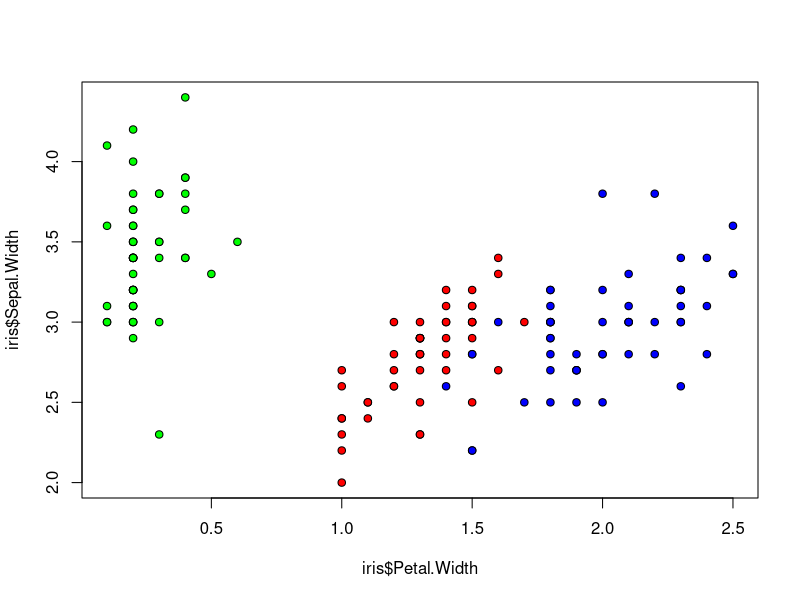
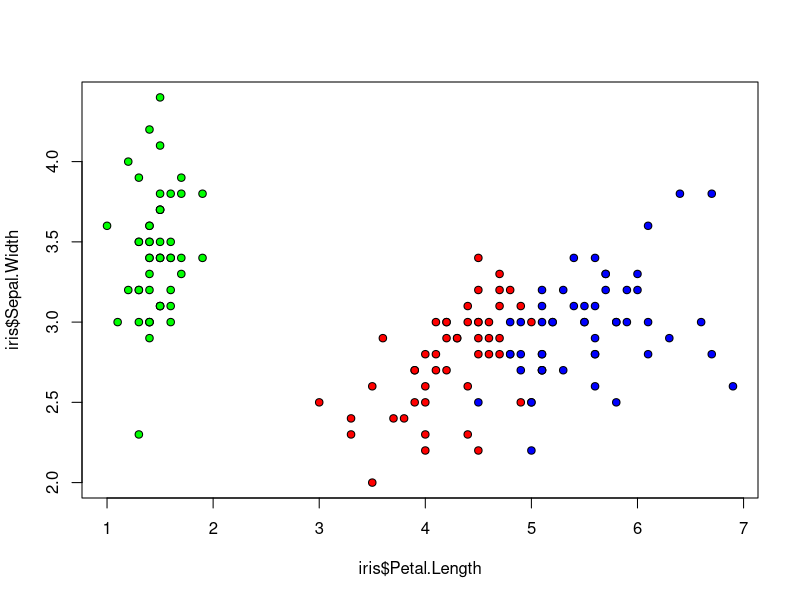

Reproduce these figures in R, in order.
## ---- chunk 1
knitr::opts_chunk$set(echo = TRUE)
## ---- chunk 2
summary(iris)
## ---- chunk 3
plot(iris$Petal.Width,iris$Sepal.Width, pch = 21, bg = c("green", "red", "blue")[unclass(iris$Species)])
plot(iris$Petal.Length,iris$Sepal.Width, pch = 21, bg = c("green", "red", "blue")[unclass(iris$Species)])
